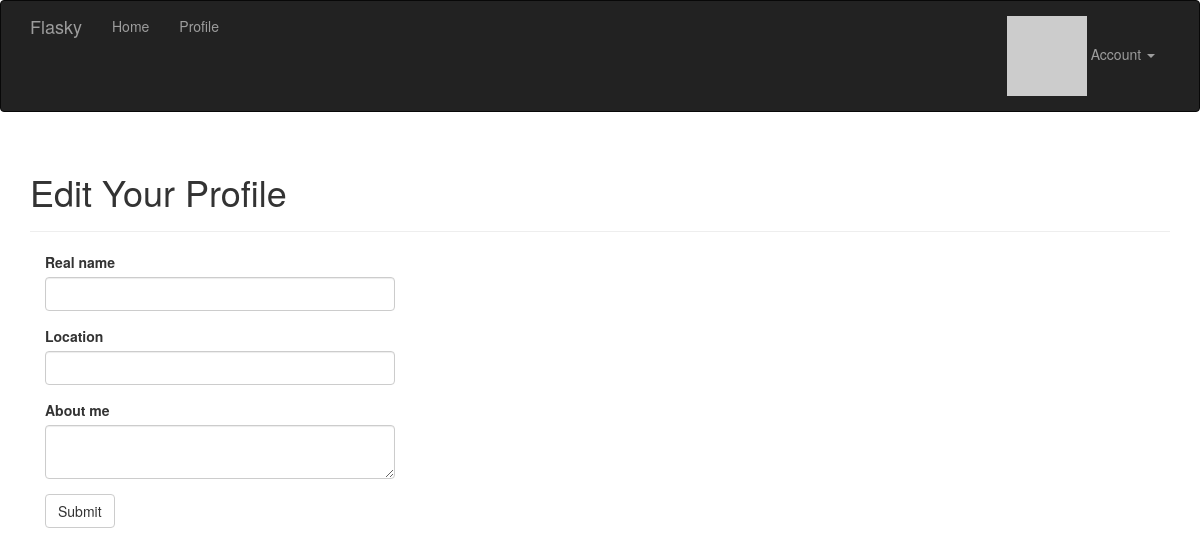
The page /edit-profile (signed in) on the database as committed earlier.
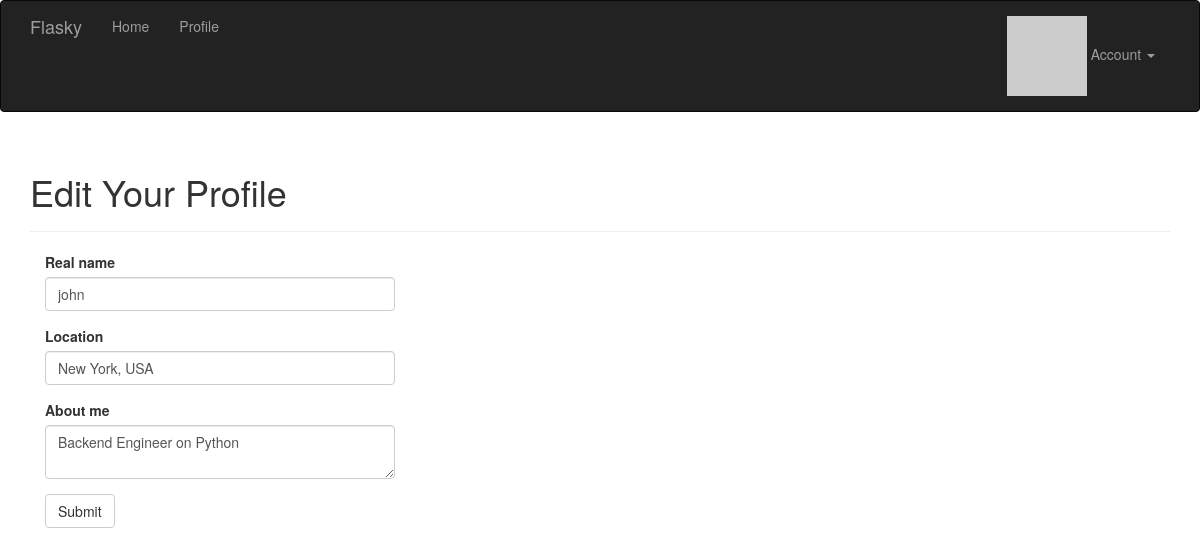
The same page on the database as committed later.
### app/models.py (models this page shows, shortened)
class User(UserMixin, db.Model):
    __tablename__ = 'users'
    id = db.Column(db.Integer, primary_key=True)
    email = db.Column(db.String(64), unique=True, index=True)
    username = db.Column(db.String(64), unique=True, index=True)
    role_id = db.Column(db.Integer, db.ForeignKey('roles.id'))
    password_hash = db.Column(db.String(128))
    confirmed = db.Column(db.Boolean, default=False)
    name = db.Column(db.String(64))
    location = db.Column(db.String(64))
    about_me = db.Column(db.Text())
    member_since = db.Column(db.DateTime(), default=datetime.utcnow)
    last_seen = db.Column(db.DateTime(), default=datetime.utcnow)
    avatar_hash = db.Column(db.String(32))
    posts = db.relationship('Post', backref='author', lazy='dynamic')
    @property
    def password(self):
        raise AttributeError('password is not a readable attribute')
    def gravatar_hash(self):
        return hashlib.md5(self.email.lower().encode('utf-8')).hexdigest()
    def gravatar(self, size=100, default='identicon', rating='g'):
        url = 'https://secure.gravatar.com/avatar'
        hash = self.avatar_hash or self.gravatar_hash()
        return '{url}/{hash}?s={size}&d={default}&r={rating}'.format(
            url=url, hash=hash, size=size, default=default, rating=rating)

### app/main/views.py (the view, shortened to what this page needs)
@main.route('/edit-profile', methods=['GET', 'POST'])
@login_required
def edit_profile():
    form = EditProfileForm()
    form.name.data = current_user.name
    form.location.data = current_user.location
    form.about_me.data = current_user.about_me
    return render_template('edit_profile.html', form=form)

### app/main/forms.py
class EditProfileForm(FlaskForm):
    name = StringField('Real name', validators=[Length(0, 64)])
    location = StringField('Location', validators=[Length(0, 64)])
    about_me = TextAreaField('About me')
    submit = SubmitField('Submit')

### app/main/__init__.py (called while the page is built)
@main.app_context_processor
def inject_permissions():
    return dict(Permission=Permission)

### app/models.py (called while the page is built)
@login_manager.user_loader
def load_user(user_id):
    return User.query.get(int(user_id))

### app/templates/edit_profile.html (shortened to what this page needs)
{% extends "base.html" %}
{% import "bootstrap/wtf.html" as wtf %}
{% block page_content %}
<div class="page-header">
    <h1>Edit Your Profile</h1>
</div>
<div class="col-md-4">
    {{ wtf.quick_form(form) }}
</div>
{% endblock %}

Rows that differ between the two databases and show on the page:
now on this page (row edited): User: name "john", location "New York, USA", about_me "Backend Engineer on Python"
